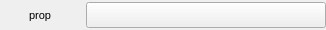
<?xml version="1.0" encoding="UTF-8"?>
<ui version="4.0">
 <class>ColorWidget</class>
 <widget class="QWidget" name="ColorWidget">
  <property name="geometry">
   <rect>
    <x>0</x>
    <y>0</y>
    <width>326</width>
    <height>30</height>
   </rect>
  </property>
  <property name="sizePolicy">
   <sizepolicy hsizetype="Preferred" vsizetype="Preferred">
    <horstretch>0</horstretch>
    <verstretch>0</verstretch>
   </sizepolicy>
  </property>
  <property name="maximumSize">
   <size>
    <width>16777215</width>
    <height>30</height>
   </size>
  </property>
  <property name="windowTitle">
   <string>Form</string>
  </property>
  <layout class="QHBoxLayout" name="horizontalLayout">
   <property name="leftMargin">
    <number>0</number>
   </property>
   <property name="topMargin">
    <number>0</number>
   </property>
   <property name="rightMargin">
    <number>0</number>
   </property>
   <property name="bottomMargin">
    <number>0</number>
   </property>
   <item>
    <widget class="QLabel" name="mainprop">
     <property name="sizePolicy">
      <sizepolicy hsizetype="Fixed" vsizetype="Preferred">
       <horstretch>0</horstretch>
       <verstretch>0</verstretch>
      </sizepolicy>
     </property>
     <property name="minimumSize">
      <size>
       <width>80</width>
       <height>0</height>
      </size>
     </property>
     <property name="maximumSize">
      <size>
       <width>80</width>
       <height>26</height>
      </size>
     </property>
     <property name="font">
      <font>
       <pointsize>8</pointsize>
      </font>
     </property>
     <property name="text">
      <string>prop</string>
     </property>
     <property name="alignment">
      <set>Qt::AlignCenter</set>
     </property>
    </widget>
   </item>
   <item>
    <widget class="QToolButton" name="colorButton">
     <property name="minimumSize">
      <size>
       <width>200</width>
       <height>0</height>
      </size>
     </property>
     <property name="maximumSize">
      <size>
       <width>111115</width>
       <height>26</height>
      </size>
     </property>
     <property name="font">
      <font>
       <pointsize>8</pointsize>
      </font>
     </property>
     <property name="styleSheet">
      <string notr="true"/>
     </property>
     <property name="text">
      <string/>
     </property>
     <property name="popupMode">
      <enum>QToolButton::InstantPopup</enum>
     </property>
    </widget>
   </item>
  </layout>
 </widget>
 <resources/>
 <connections/>
</ui>
